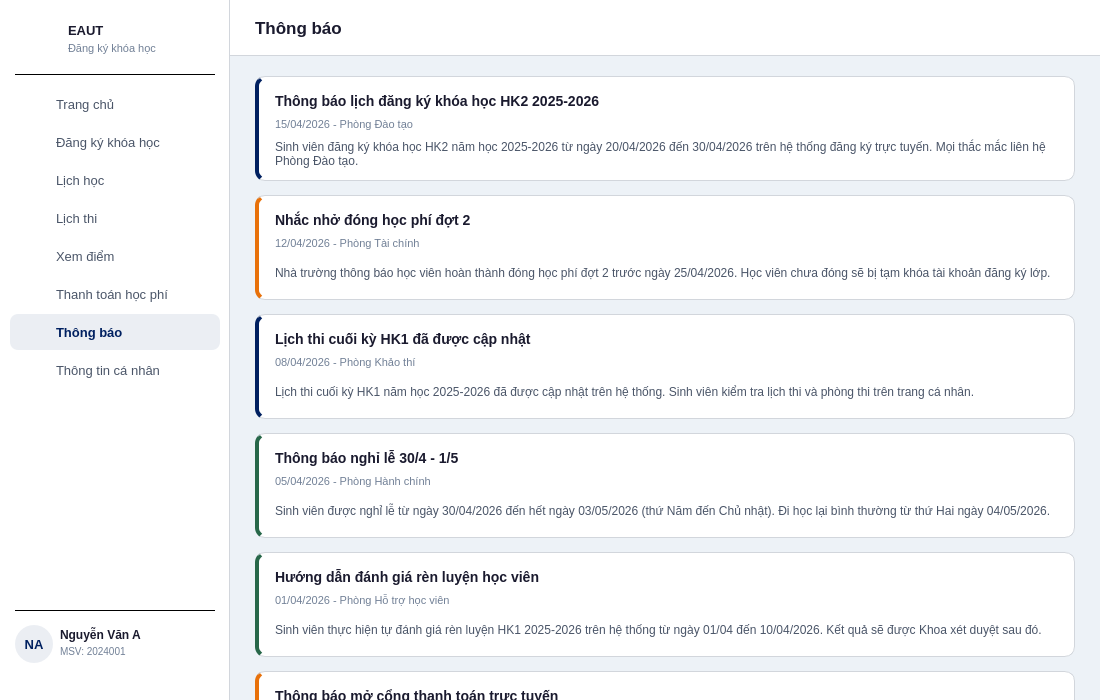
<?xml version="1.0" encoding="UTF-8"?>
<ui version="4.0">
 <class>Notifications</class>
 <widget class="QWidget" name="Notifications">
  <property name="geometry"><rect><x>0</x><y>0</y><width>1100</width><height>700</height></rect></property>
  <property name="minimumSize"><size><width>1100</width><height>700</height></size></property>
  <property name="windowTitle"><string>EAUT - Thông báo</string></property>
  <property name="styleSheet"><string notr="true">QWidget#Notifications { background: #edf2f7; }</string></property>

  <!-- SIDEBAR -->
  <widget class="QFrame" name="sidebar">
   <property name="geometry"><rect><x>0</x><y>0</y><width>230</width><height>700</height></rect></property>
   <property name="styleSheet"><string notr="true">QFrame#sidebar { background: #ffffff; border-right: 1px solid #d2d6dc; }</string></property>
   <property name="frameShape"><enum>QFrame::NoFrame</enum></property>

   <widget class="QLabel" name="lblSidebarLogo"><property name="geometry"><rect><x>20</x><y>20</y><width>42</width><height>42</height></rect></property><property name="styleSheet"><string notr="true">background: transparent;</string></property><property name="text"><string/></property><property name="scaledContents"><bool>true</bool></property></widget>
   <widget class="QLabel" name="lblSidebarSchool"><property name="geometry"><rect><x>68</x><y>20</y><width>150</width><height>20</height></rect></property><property name="styleSheet"><string notr="true">color: #1a1a2e; font-size: 13px; font-weight: bold; background: transparent;</string></property><property name="text"><string>EAUT</string></property></widget>
   <widget class="QLabel" name="lblSidebarSub"><property name="geometry"><rect><x>68</x><y>40</y><width>150</width><height>16</height></rect></property><property name="styleSheet"><string notr="true">color: #718096; font-size: 11px; background: transparent;</string></property><property name="text"><string>Đăng ký khóa học</string></property></widget>
   <widget class="QFrame" name="sepTop"><property name="geometry"><rect><x>15</x><y>74</y><width>200</width><height>1</height></rect></property><property name="styleSheet"><string notr="true">background: #d2d6dc;</string></property><property name="frameShape"><enum>QFrame::HLine</enum></property></widget>

   <widget class="QPushButton" name="btnHome"><property name="geometry"><rect><x>10</x><y>86</y><width>210</width><height>36</height></rect></property><property name="styleSheet"><string notr="true">QPushButton { background: transparent; color: #4a5568; border: none; border-radius: 8px; text-align: left; padding-left: 46px; font-size: 13px; } QPushButton:hover { background: #edf2f7; }</string></property><property name="text"><string>Trang chủ</string></property><property name="cursor"><cursorShape>PointingHandCursor</cursorShape></property></widget>
   <widget class="QLabel" name="iconHome"><property name="geometry"><rect><x>24</x><y>94</y><width>18</width><height>18</height></rect></property><property name="styleSheet"><string notr="true">background: transparent;</string></property><property name="text"><string/></property><property name="scaledContents"><bool>true</bool></property></widget>

   <widget class="QPushButton" name="btnRegister"><property name="geometry"><rect><x>10</x><y>124</y><width>210</width><height>36</height></rect></property><property name="styleSheet"><string notr="true">QPushButton { background: transparent; color: #4a5568; border: none; border-radius: 8px; text-align: left; padding-left: 46px; font-size: 13px; } QPushButton:hover { background: #edf2f7; }</string></property><property name="text"><string>Đăng ký khóa học</string></property><property name="cursor"><cursorShape>PointingHandCursor</cursorShape></property></widget>
   <widget class="QLabel" name="iconRegister"><property name="geometry"><rect><x>24</x><y>132</y><width>18</width><height>18</height></rect></property><property name="styleSheet"><string notr="true">background: transparent;</string></property><property name="text"><string/></property><property name="scaledContents"><bool>true</bool></property></widget>

   <widget class="QPushButton" name="btnSchedule"><property name="geometry"><rect><x>10</x><y>162</y><width>210</width><height>36</height></rect></property><property name="styleSheet"><string notr="true">QPushButton { background: transparent; color: #4a5568; border: none; border-radius: 8px; text-align: left; padding-left: 46px; font-size: 13px; } QPushButton:hover { background: #edf2f7; }</string></property><property name="text"><string>Lịch học</string></property><property name="cursor"><cursorShape>PointingHandCursor</cursorShape></property></widget>
   <widget class="QLabel" name="iconSchedule"><property name="geometry"><rect><x>24</x><y>170</y><width>18</width><height>18</height></rect></property><property name="styleSheet"><string notr="true">background: transparent;</string></property><property name="text"><string/></property><property name="scaledContents"><bool>true</bool></property></widget>

   <widget class="QPushButton" name="btnExam"><property name="geometry"><rect><x>10</x><y>200</y><width>210</width><height>36</height></rect></property><property name="styleSheet"><string notr="true">QPushButton { background: transparent; color: #4a5568; border: none; border-radius: 8px; text-align: left; padding-left: 46px; font-size: 13px; } QPushButton:hover { background: #edf2f7; }</string></property><property name="text"><string>Lịch thi</string></property><property name="cursor"><cursorShape>PointingHandCursor</cursorShape></property></widget>
   <widget class="QLabel" name="iconExam"><property name="geometry"><rect><x>24</x><y>208</y><width>18</width><height>18</height></rect></property><property name="styleSheet"><string notr="true">background: transparent;</string></property><property name="text"><string/></property><property name="scaledContents"><bool>true</bool></property></widget>

   <widget class="QPushButton" name="btnGrades"><property name="geometry"><rect><x>10</x><y>238</y><width>210</width><height>36</height></rect></property><property name="styleSheet"><string notr="true">QPushButton { background: transparent; color: #4a5568; border: none; border-radius: 8px; text-align: left; padding-left: 46px; font-size: 13px; } QPushButton:hover { background: #edf2f7; }</string></property><property name="text"><string>Xem điểm</string></property><property name="cursor"><cursorShape>PointingHandCursor</cursorShape></property></widget>
   <widget class="QLabel" name="iconGrades"><property name="geometry"><rect><x>24</x><y>246</y><width>18</width><height>18</height></rect></property><property name="styleSheet"><string notr="true">background: transparent;</string></property><property name="text"><string/></property><property name="scaledContents"><bool>true</bool></property></widget>

   <widget class="QPushButton" name="btnTuition"><property name="geometry"><rect><x>10</x><y>276</y><width>210</width><height>36</height></rect></property><property name="styleSheet"><string notr="true">QPushButton { background: transparent; color: #4a5568; border: none; border-radius: 8px; text-align: left; padding-left: 46px; font-size: 13px; } QPushButton:hover { background: #edf2f7; }</string></property><property name="text"><string>Thanh toán học phí</string></property><property name="cursor"><cursorShape>PointingHandCursor</cursorShape></property></widget>
   <widget class="QLabel" name="iconTuition"><property name="geometry"><rect><x>24</x><y>284</y><width>18</width><height>18</height></rect></property><property name="styleSheet"><string notr="true">background: transparent;</string></property><property name="text"><string/></property><property name="scaledContents"><bool>true</bool></property></widget>

   <widget class="QPushButton" name="btnNotice"><property name="geometry"><rect><x>10</x><y>314</y><width>210</width><height>36</height></rect></property><property name="styleSheet"><string notr="true">QPushButton { background: rgba(0,32,96,0.08); color: #002060; border: none; border-radius: 8px; text-align: left; padding-left: 46px; font-size: 13px; font-weight: bold; }</string></property><property name="text"><string>Thông báo</string></property><property name="cursor"><cursorShape>PointingHandCursor</cursorShape></property></widget>
   <widget class="QLabel" name="iconNotice"><property name="geometry"><rect><x>24</x><y>322</y><width>18</width><height>18</height></rect></property><property name="styleSheet"><string notr="true">background: transparent;</string></property><property name="text"><string/></property><property name="scaledContents"><bool>true</bool></property></widget>

   <widget class="QPushButton" name="btnProfile"><property name="geometry"><rect><x>10</x><y>352</y><width>210</width><height>36</height></rect></property><property name="styleSheet"><string notr="true">QPushButton { background: transparent; color: #4a5568; border: none; border-radius: 8px; text-align: left; padding-left: 46px; font-size: 13px; } QPushButton:hover { background: #edf2f7; }</string></property><property name="text"><string>Thông tin cá nhân</string></property><property name="cursor"><cursorShape>PointingHandCursor</cursorShape></property></widget>
   <widget class="QLabel" name="iconProfile"><property name="geometry"><rect><x>24</x><y>360</y><width>18</width><height>18</height></rect></property><property name="styleSheet"><string notr="true">background: transparent;</string></property><property name="text"><string/></property><property name="scaledContents"><bool>true</bool></property></widget>

   <widget class="QFrame" name="sepBottom"><property name="geometry"><rect><x>15</x><y>610</y><width>200</width><height>1</height></rect></property><property name="styleSheet"><string notr="true">background: #d2d6dc;</string></property><property name="frameShape"><enum>QFrame::HLine</enum></property></widget>
   <widget class="QLabel" name="lblAvatar"><property name="geometry"><rect><x>15</x><y>625</y><width>38</width><height>38</height></rect></property><property name="styleSheet"><string notr="true">background: rgba(0,32,96,0.08); border-radius: 19px; color: #002060; font-size: 13px; font-weight: bold;</string></property><property name="text"><string>NA</string></property><property name="alignment"><set>Qt::AlignCenter</set></property></widget>
   <widget class="QLabel" name="lblStudentName"><property name="geometry"><rect><x>60</x><y>626</y><width>110</width><height>17</height></rect></property><property name="styleSheet"><string notr="true">color: #1a1a2e; font-size: 12px; font-weight: bold; background: transparent;</string></property><property name="text"><string>Nguyễn Văn A</string></property></widget>
   <widget class="QLabel" name="lblStudentId"><property name="geometry"><rect><x>60</x><y>644</y><width>110</width><height>15</height></rect></property><property name="styleSheet"><string notr="true">color: #718096; font-size: 10px; background: transparent;</string></property><property name="text"><string>MSV: 2024001</string></property></widget>
   <widget class="QLabel" name="iconLogout"><property name="geometry"><rect><x>191</x><y>635</y><width>18</width><height>18</height></rect></property><property name="styleSheet"><string notr="true">background: transparent;</string></property><property name="text"><string/></property><property name="scaledContents"><bool>true</bool></property></widget>
   <widget class="QPushButton" name="btnLogout"><property name="geometry"><rect><x>183</x><y>627</y><width>34</width><height>34</height></rect></property><property name="styleSheet"><string notr="true">QPushButton { background: transparent; border: none; } QPushButton:hover { background: #fce8e6; border-radius: 8px; }</string></property><property name="text"><string/></property><property name="cursor"><cursorShape>PointingHandCursor</cursorShape></property><property name="toolTip"><string>Đăng xuất</string></property></widget>
  </widget>

  <!-- CONTENT AREA -->
  <widget class="QFrame" name="contentArea">
   <property name="geometry"><rect><x>230</x><y>0</y><width>870</width><height>700</height></rect></property>
   <property name="styleSheet"><string notr="true">QFrame#contentArea { background: #edf2f7; border: none; }</string></property>
   <property name="frameShape"><enum>QFrame::NoFrame</enum></property>

   <!-- Header bar -->
   <widget class="QFrame" name="headerBar">
    <property name="geometry"><rect><x>0</x><y>0</y><width>870</width><height>56</height></rect></property>
    <property name="styleSheet"><string notr="true">QFrame#headerBar { background: white; border-bottom: 1px solid #d2d6dc; }</string></property>
    <property name="frameShape"><enum>QFrame::NoFrame</enum></property>
    <widget class="QLabel" name="lblPageTitle"><property name="geometry"><rect><x>25</x><y>0</y><width>300</width><height>56</height></rect></property><property name="styleSheet"><string notr="true">color: #1a1a2e; font-size: 17px; font-weight: bold; background: transparent;</string></property><property name="text"><string>Thông báo</string></property><property name="alignment"><set>Qt::AlignLeft|Qt::AlignVCenter</set></property></widget>
   </widget>

   <!-- Scrollable notification list -->
   <widget class="QScrollArea" name="scrollArea">
    <property name="geometry"><rect><x>0</x><y>56</y><width>870</width><height>644</height></rect></property>
    <property name="styleSheet"><string notr="true">QScrollArea { border: none; background: transparent; } QScrollBar:vertical { width: 6px; background: transparent; } QScrollBar::handle:vertical { background: #c4c7cc; border-radius: 3px; min-height: 30px; } QScrollBar::add-line:vertical, QScrollBar::sub-line:vertical { height: 0; }</string></property>
    <property name="widgetResizable"><bool>true</bool></property>
    <property name="horizontalScrollBarPolicy"><enum>Qt::ScrollBarAlwaysOff</enum></property>
    <widget class="QWidget" name="scrollContent">
     <property name="geometry"><rect><x>0</x><y>0</y><width>870</width><height>750</height></rect></property>
     <property name="styleSheet"><string notr="true">QWidget#scrollContent { background: transparent; }</string></property>

     <!-- Card 1: Academic - Blue left border -->
     <widget class="QFrame" name="card1">
      <property name="geometry"><rect><x>25</x><y>20</y><width>820</width><height>105</height></rect></property>
      <property name="styleSheet"><string notr="true">QFrame#card1 { background: white; border: 1px solid #d2d6dc; border-radius: 10px; border-left: 4px solid #002060; }</string></property>
      <property name="frameShape"><enum>QFrame::NoFrame</enum></property>
      <widget class="QLabel" name="lblTitle1"><property name="geometry"><rect><x>20</x><y>14</y><width>780</width><height>22</height></rect></property><property name="styleSheet"><string notr="true">color: #1a1a2e; font-size: 14px; font-weight: bold; background: transparent; border: none;</string></property><property name="text"><string>Thông báo lịch đăng ký khóa học HK2 2025-2026</string></property></widget>
      <widget class="QLabel" name="lblDate1"><property name="geometry"><rect><x>20</x><y>40</y><width>200</width><height>16</height></rect></property><property name="styleSheet"><string notr="true">color: #718096; font-size: 11px; background: transparent; border: none;</string></property><property name="text"><string>15/04/2026 - Phòng Đào tạo</string></property></widget>
      <widget class="QLabel" name="lblContent1"><property name="geometry"><rect><x>20</x><y>62</y><width>780</width><height>32</height></rect></property><property name="styleSheet"><string notr="true">color: #4a5568; font-size: 12px; background: transparent; border: none;</string></property><property name="text"><string>Sinh viên đăng ký khóa học HK2 năm học 2025-2026 từ ngày 20/04/2026 đến 30/04/2026 trên hệ thống đăng ký trực tuyến. Mọi thắc mắc liên hệ Phòng Đào tạo.</string></property><property name="wordWrap"><bool>true</bool></property></widget>
     </widget>

     <!-- Card 2: Payment - Orange left border -->
     <widget class="QFrame" name="card2">
      <property name="geometry"><rect><x>25</x><y>139</y><width>820</width><height>105</height></rect></property>
      <property name="styleSheet"><string notr="true">QFrame#card2 { background: white; border: 1px solid #d2d6dc; border-radius: 10px; border-left: 4px solid #e8710a; }</string></property>
      <property name="frameShape"><enum>QFrame::NoFrame</enum></property>
      <widget class="QLabel" name="lblTitle2"><property name="geometry"><rect><x>20</x><y>14</y><width>780</width><height>22</height></rect></property><property name="styleSheet"><string notr="true">color: #1a1a2e; font-size: 14px; font-weight: bold; background: transparent; border: none;</string></property><property name="text"><string>Nhắc nhở đóng học phí đợt 2</string></property></widget>
      <widget class="QLabel" name="lblDate2"><property name="geometry"><rect><x>20</x><y>40</y><width>200</width><height>16</height></rect></property><property name="styleSheet"><string notr="true">color: #718096; font-size: 11px; background: transparent; border: none;</string></property><property name="text"><string>12/04/2026 - Phòng Tài chính</string></property></widget>
      <widget class="QLabel" name="lblContent2"><property name="geometry"><rect><x>20</x><y>62</y><width>780</width><height>32</height></rect></property><property name="styleSheet"><string notr="true">color: #4a5568; font-size: 12px; background: transparent; border: none;</string></property><property name="text"><string>Nhà trường thông báo học viên hoàn thành đóng học phí đợt 2 trước ngày 25/04/2026. Học viên chưa đóng sẽ bị tạm khóa tài khoản đăng ký lớp.</string></property><property name="wordWrap"><bool>true</bool></property></widget>
     </widget>

     <!-- Card 3: Academic - Blue left border -->
     <widget class="QFrame" name="card3">
      <property name="geometry"><rect><x>25</x><y>258</y><width>820</width><height>105</height></rect></property>
      <property name="styleSheet"><string notr="true">QFrame#card3 { background: white; border: 1px solid #d2d6dc; border-radius: 10px; border-left: 4px solid #002060; }</string></property>
      <property name="frameShape"><enum>QFrame::NoFrame</enum></property>
      <widget class="QLabel" name="lblTitle3"><property name="geometry"><rect><x>20</x><y>14</y><width>780</width><height>22</height></rect></property><property name="styleSheet"><string notr="true">color: #1a1a2e; font-size: 14px; font-weight: bold; background: transparent; border: none;</string></property><property name="text"><string>Lịch thi cuối kỳ HK1 đã được cập nhật</string></property></widget>
      <widget class="QLabel" name="lblDate3"><property name="geometry"><rect><x>20</x><y>40</y><width>200</width><height>16</height></rect></property><property name="styleSheet"><string notr="true">color: #718096; font-size: 11px; background: transparent; border: none;</string></property><property name="text"><string>08/04/2026 - Phòng Khảo thí</string></property></widget>
      <widget class="QLabel" name="lblContent3"><property name="geometry"><rect><x>20</x><y>62</y><width>780</width><height>32</height></rect></property><property name="styleSheet"><string notr="true">color: #4a5568; font-size: 12px; background: transparent; border: none;</string></property><property name="text"><string>Lịch thi cuối kỳ HK1 năm học 2025-2026 đã được cập nhật trên hệ thống. Sinh viên kiểm tra lịch thi và phòng thi trên trang cá nhân.</string></property><property name="wordWrap"><bool>true</bool></property></widget>
     </widget>

     <!-- Card 4: General - Green left border -->
     <widget class="QFrame" name="card4">
      <property name="geometry"><rect><x>25</x><y>377</y><width>820</width><height>105</height></rect></property>
      <property name="styleSheet"><string notr="true">QFrame#card4 { background: white; border: 1px solid #d2d6dc; border-radius: 10px; border-left: 4px solid #276749; }</string></property>
      <property name="frameShape"><enum>QFrame::NoFrame</enum></property>
      <widget class="QLabel" name="lblTitle4"><property name="geometry"><rect><x>20</x><y>14</y><width>780</width><height>22</height></rect></property><property name="styleSheet"><string notr="true">color: #1a1a2e; font-size: 14px; font-weight: bold; background: transparent; border: none;</string></property><property name="text"><string>Thông báo nghỉ lễ 30/4 - 1/5</string></property></widget>
      <widget class="QLabel" name="lblDate4"><property name="geometry"><rect><x>20</x><y>40</y><width>200</width><height>16</height></rect></property><property name="styleSheet"><string notr="true">color: #718096; font-size: 11px; background: transparent; border: none;</string></property><property name="text"><string>05/04/2026 - Phòng Hành chính</string></property></widget>
      <widget class="QLabel" name="lblContent4"><property name="geometry"><rect><x>20</x><y>62</y><width>780</width><height>32</height></rect></property><property name="styleSheet"><string notr="true">color: #4a5568; font-size: 12px; background: transparent; border: none;</string></property><property name="text"><string>Sinh viên được nghỉ lễ từ ngày 30/04/2026 đến hết ngày 03/05/2026 (thứ Năm đến Chủ nhật). Đi học lại bình thường từ thứ Hai ngày 04/05/2026.</string></property><property name="wordWrap"><bool>true</bool></property></widget>
     </widget>

     <!-- Card 5: General - Green left border -->
     <widget class="QFrame" name="card5">
      <property name="geometry"><rect><x>25</x><y>496</y><width>820</width><height>105</height></rect></property>
      <property name="styleSheet"><string notr="true">QFrame#card5 { background: white; border: 1px solid #d2d6dc; border-radius: 10px; border-left: 4px solid #276749; }</string></property>
      <property name="frameShape"><enum>QFrame::NoFrame</enum></property>
      <widget class="QLabel" name="lblTitle5"><property name="geometry"><rect><x>20</x><y>14</y><width>780</width><height>22</height></rect></property><property name="styleSheet"><string notr="true">color: #1a1a2e; font-size: 14px; font-weight: bold; background: transparent; border: none;</string></property><property name="text"><string>Hướng dẫn đánh giá rèn luyện học viên</string></property></widget>
      <widget class="QLabel" name="lblDate5"><property name="geometry"><rect><x>20</x><y>40</y><width>250</width><height>16</height></rect></property><property name="styleSheet"><string notr="true">color: #718096; font-size: 11px; background: transparent; border: none;</string></property><property name="text"><string>01/04/2026 - Phòng Hỗ trợ học viên</string></property></widget>
      <widget class="QLabel" name="lblContent5"><property name="geometry"><rect><x>20</x><y>62</y><width>780</width><height>32</height></rect></property><property name="styleSheet"><string notr="true">color: #4a5568; font-size: 12px; background: transparent; border: none;</string></property><property name="text"><string>Sinh viên thực hiện tự đánh giá rèn luyện HK1 2025-2026 trên hệ thống từ ngày 01/04 đến 10/04/2026. Kết quả sẽ được Khoa xét duyệt sau đó.</string></property><property name="wordWrap"><bool>true</bool></property></widget>
     </widget>

     <!-- Card 6: Payment - Orange left border -->
     <widget class="QFrame" name="card6">
      <property name="geometry"><rect><x>25</x><y>615</y><width>820</width><height>105</height></rect></property>
      <property name="styleSheet"><string notr="true">QFrame#card6 { background: white; border: 1px solid #d2d6dc; border-radius: 10px; border-left: 4px solid #e8710a; }</string></property>
      <property name="frameShape"><enum>QFrame::NoFrame</enum></property>
      <widget class="QLabel" name="lblTitle6"><property name="geometry"><rect><x>20</x><y>14</y><width>780</width><height>22</height></rect></property><property name="styleSheet"><string notr="true">color: #1a1a2e; font-size: 14px; font-weight: bold; background: transparent; border: none;</string></property><property name="text"><string>Thông báo mở cổng thanh toán trực tuyến</string></property></widget>
      <widget class="QLabel" name="lblDate6"><property name="geometry"><rect><x>20</x><y>40</y><width>200</width><height>16</height></rect></property><property name="styleSheet"><string notr="true">color: #718096; font-size: 11px; background: transparent; border: none;</string></property><property name="text"><string>28/03/2026 - Phòng Tài chính</string></property></widget>
      <widget class="QLabel" name="lblContent6"><property name="geometry"><rect><x>20</x><y>62</y><width>780</width><height>32</height></rect></property><property name="styleSheet"><string notr="true">color: #4a5568; font-size: 12px; background: transparent; border: none;</string></property><property name="text"><string>Cổng thanh toán học phí trực tuyến qua ngân hàng và ví điện tử đã được mở. Sinh viên có thể thanh toán qua VNPay, Momo hoặc chuyển khoản ngân hàng.</string></property><property name="wordWrap"><bool>true</bool></property></widget>
     </widget>

    </widget>
   </widget>
  </widget>
 </widget>
 <resources/>
 <connections/>
</ui>
